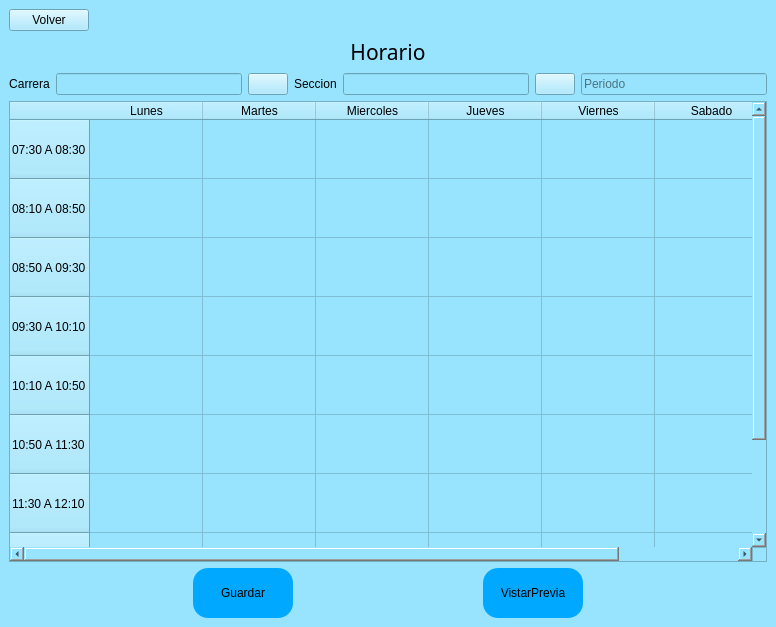
<?xml version="1.0" encoding="UTF-8"?>
<ui version="4.0">
 <class>MainWindow</class>
 <widget class="QMainWindow" name="MainWindow">
  <property name="geometry">
   <rect>
    <x>0</x>
    <y>0</y>
    <width>776</width>
    <height>627</height>
   </rect>
  </property>
  <property name="windowTitle">
   <string>MainWindow</string>
  </property>
  <property name="styleSheet">
   <string notr="true">background-color:rgb(152, 228, 255);</string>
  </property>
  <widget class="QWidget" name="centralwidget">
   <layout class="QVBoxLayout" name="verticalLayout">
    <item>
     <widget class="QPushButton" name="bt_volver">
      <property name="sizePolicy">
       <sizepolicy hsizetype="Maximum" vsizetype="Fixed">
        <horstretch>0</horstretch>
        <verstretch>0</verstretch>
       </sizepolicy>
      </property>
      <property name="minimumSize">
       <size>
        <width>20</width>
        <height>0</height>
       </size>
      </property>
      <property name="text">
       <string>Volver</string>
      </property>
     </widget>
    </item>
    <item>
     <widget class="QLabel" name="label">
      <property name="font">
       <font>
        <family>3270 Nerd Font Mono</family>
        <pointsize>16</pointsize>
       </font>
      </property>
      <property name="styleSheet">
       <string notr="true">background-color:rgb(152, 228, 255);</string>
      </property>
      <property name="text">
       <string>Horario</string>
      </property>
      <property name="textFormat">
       <enum>Qt::AutoText</enum>
      </property>
      <property name="alignment">
       <set>Qt::AlignCenter</set>
      </property>
     </widget>
    </item>
    <item>
     <layout class="QHBoxLayout" name="horizontalLayout_2">
      <item>
       <widget class="QLabel" name="label_2">
        <property name="text">
         <string>Carrera</string>
        </property>
        <property name="alignment">
         <set>Qt::AlignCenter</set>
        </property>
       </widget>
      </item>
      <item>
       <widget class="QLineEdit" name="ln_carrera">
        <property name="dragEnabled">
         <bool>false</bool>
        </property>
        <property name="readOnly">
         <bool>true</bool>
        </property>
       </widget>
      </item>
      <item>
       <widget class="QPushButton" name="bt_carrera">
        <property name="text">
         <string/>
        </property>
        <property name="icon">
         <iconset>
          <normaloff>imagenes/search.png</normaloff>imagenes/search.png</iconset>
        </property>
       </widget>
      </item>
      <item>
       <widget class="QLabel" name="label_3">
        <property name="text">
         <string>Seccion</string>
        </property>
       </widget>
      </item>
      <item>
       <widget class="QLineEdit" name="ln_sesion">
        <property name="readOnly">
         <bool>true</bool>
        </property>
       </widget>
      </item>
      <item>
       <widget class="QPushButton" name="bt_sesion">
        <property name="text">
         <string/>
        </property>
        <property name="icon">
         <iconset>
          <normaloff>imagenes/search.png</normaloff>imagenes/search.png</iconset>
        </property>
       </widget>
      </item>
      <item>
       <widget class="QLineEdit" name="ln_periodo">
        <property name="text">
         <string/>
        </property>
        <property name="readOnly">
         <bool>false</bool>
        </property>
        <property name="placeholderText">
         <string>Periodo</string>
        </property>
       </widget>
      </item>
     </layout>
    </item>
    <item>
     <widget class="QTableWidget" name="tableWidget">
      <property name="selectionMode">
       <enum>QAbstractItemView::ExtendedSelection</enum>
      </property>
      <property name="gridStyle">
       <enum>Qt::SolidLine</enum>
      </property>
      <property name="sortingEnabled">
       <bool>false</bool>
      </property>
      <property name="wordWrap">
       <bool>true</bool>
      </property>
      <property name="cornerButtonEnabled">
       <bool>true</bool>
      </property>
      <property name="rowCount">
       <number>9</number>
      </property>
      <attribute name="horizontalHeaderCascadingSectionResizes">
       <bool>false</bool>
      </attribute>
      <attribute name="horizontalHeaderMinimumSectionSize">
       <number>50</number>
      </attribute>
      <attribute name="horizontalHeaderDefaultSectionSize">
       <number>113</number>
      </attribute>
      <attribute name="horizontalHeaderShowSortIndicator" stdset="0">
       <bool>false</bool>
      </attribute>
      <attribute name="horizontalHeaderStretchLastSection">
       <bool>true</bool>
      </attribute>
      <attribute name="verticalHeaderCascadingSectionResizes">
       <bool>true</bool>
      </attribute>
      <attribute name="verticalHeaderMinimumSectionSize">
       <number>19</number>
      </attribute>
      <attribute name="verticalHeaderDefaultSectionSize">
       <number>59</number>
      </attribute>
      <attribute name="verticalHeaderShowSortIndicator" stdset="0">
       <bool>false</bool>
      </attribute>
      <attribute name="verticalHeaderStretchLastSection">
       <bool>false</bool>
      </attribute>
      <row>
       <property name="text">
        <string>07:30 A 08:30</string>
       </property>
      </row>
      <row>
       <property name="text">
        <string>08:10 A 08:50</string>
       </property>
      </row>
      <row>
       <property name="text">
        <string>08:50 A 09:30</string>
       </property>
      </row>
      <row>
       <property name="text">
        <string>09:30 A 10:10</string>
       </property>
      </row>
      <row>
       <property name="text">
        <string>10:10 A 10:50</string>
       </property>
      </row>
      <row>
       <property name="text">
        <string>10:50 A 11:30</string>
       </property>
      </row>
      <row>
       <property name="text">
        <string>11:30 A 12:10</string>
       </property>
      </row>
      <row>
       <property name="text">
        <string>12:10 A 12:50</string>
       </property>
      </row>
      <row>
       <property name="text">
        <string>12:50 A 1:30</string>
       </property>
      </row>
      <column>
       <property name="text">
        <string>Lunes</string>
       </property>
      </column>
      <column>
       <property name="text">
        <string>Martes</string>
       </property>
      </column>
      <column>
       <property name="text">
        <string>Miercoles</string>
       </property>
      </column>
      <column>
       <property name="text">
        <string>Jueves</string>
       </property>
      </column>
      <column>
       <property name="text">
        <string>Viernes</string>
       </property>
      </column>
      <column>
       <property name="text">
        <string>Sabado</string>
       </property>
      </column>
      <item row="0" column="2">
       <property name="text">
        <string/>
       </property>
      </item>
      <item row="0" column="3">
       <property name="text">
        <string/>
       </property>
      </item>
     </widget>
    </item>
    <item>
     <layout class="QHBoxLayout" name="horizontalLayout">
      <item>
       <widget class="QPushButton" name="bt_guardar">
        <property name="sizePolicy">
         <sizepolicy hsizetype="Maximum" vsizetype="Fixed">
          <horstretch>0</horstretch>
          <verstretch>0</verstretch>
         </sizepolicy>
        </property>
        <property name="minimumSize">
         <size>
          <width>100</width>
          <height>50</height>
         </size>
        </property>
        <property name="styleSheet">
         <string notr="true">border-radius:15px;
background-color:rgb(0, 169, 255);
color:black;</string>
        </property>
        <property name="text">
         <string>Guardar</string>
        </property>
       </widget>
      </item>
      <item>
       <widget class="QPushButton" name="bt_preview">
        <property name="sizePolicy">
         <sizepolicy hsizetype="Maximum" vsizetype="Fixed">
          <horstretch>0</horstretch>
          <verstretch>0</verstretch>
         </sizepolicy>
        </property>
        <property name="minimumSize">
         <size>
          <width>100</width>
          <height>50</height>
         </size>
        </property>
        <property name="sizeIncrement">
         <size>
          <width>50</width>
          <height>0</height>
         </size>
        </property>
        <property name="styleSheet">
         <string notr="true">border-radius:15px;
background-color:rgb(0, 169, 255);
color:black;</string>
        </property>
        <property name="text">
         <string>VistarPrevia</string>
        </property>
        <property name="iconSize">
         <size>
          <width>20</width>
          <height>20</height>
         </size>
        </property>
       </widget>
      </item>
     </layout>
    </item>
   </layout>
  </widget>
 </widget>
 <resources/>
 <connections/>
</ui>
